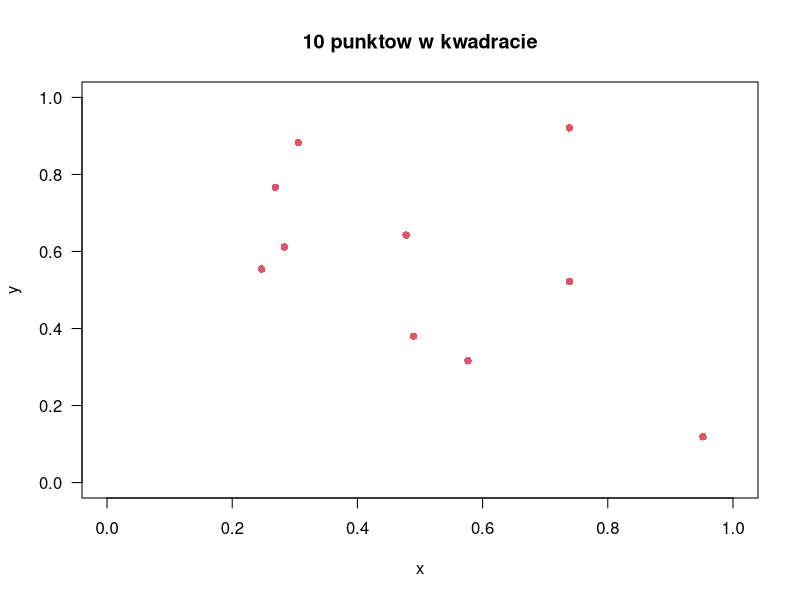

R code for this plot: (Note: this script raises an error after producing the figure.)
kwadrat=function(n,k=1,m=1){
  x=runif(n,0,1)
  y=runif(n,0,1)
  tytul=paste(n,"punktow w kwadracie")
  plot(x,y,xlim=c(0,1),ylim=c(0,1),las=1,main=tytul,pch=k,col=m)
}

kwadrat(10,16,2)

fun2=function(x){
  y=numeric()
  if(x>=0) y=x^2
  else y=-x
  return (y)
}

fun2(-5)
fun2(5)
arg=seq(-5,5,0.1)
fun2(arg)

wart=sapply(arg,fun2)
wart

plot(arg,wart,las=1,type='l',lwd=2)

Fib=function(n)
{
  u=numeric()
  u[1]=1
  u[2]=1
  for(i in c(3:n)){
    u[i]=u[i-1]+u[i-2]
  }
  return (u)
}

v=Fib(10)
sum(v)


v1=c(1,1,2,3,4,5,5,6)
v2=c(1,1,2,2)
v3=c(10)


intersect(v1,v2)
intersect(v2,v3)

print(paste("wektor=",c(1,2,3)))
cat("wektor=",c(1,2,3))
cat("wektor=",c(1,2,3),"abcd")

set.seed(14)

Lotto=function(kupon){
los=sample(c(1:49),6,replace =F)
traf=length(intersect(kupon,los))
cat("Twoje liczby: ",sort(kupon),"\n")
cat(" Losowanie: ",sort(los),"\n")
cat(" Ilosc trafionych: ",traf,"\n")
}

Lotto(c(5,7,10,20,30,41))

dane=rnorm(50,mean=1000,sd=100)
dane
range(dane)
h=hist(dane,xlim=c(700,1300),las=1,freq = T)
str(h)
mean(dane)
lines(dane,rep(0,length(dane)),type="p",pch=16,cex=1)

weighted.mean(h$mids,h$counts)
mean(dane)
abline(v=mean(dane),col=2,lwd=2)

jedn=runif(60,min=50,max=100)
jedn
range(jedn)

h2=hist(jedn,las=1,xlim=c(40,110),ylim=c(0,16))

points(jedn,rep(0,length(jedn)),pch=16,cex=0.8)

text(h2$mids,h2$counts+1,labels=h2$counts,cex=0.8)
str(h2)


#Histogramy chi-kwadrat
chi=rchisq(100,df=10)
  chi
range(chi)  

h3=hist(chi,freq=F,breaks=15,las=1,xlim=c(0,30),ylim=c(0,0.15))
points(chi,rep(0,length(chi)),pch=16,cex=1)
x=seq(0,25,0.1)
y=dchisq(x,df=10)
lines(x,y,type="l",col=2,lwd=2)
abline(v=mean(chi),col=2)

abline(v=median(chi),col=3)


#dystrybuanta empiryczna
chi=rchisq(100,df=10)
chi
sort(chi)
plot(ecdf(chi),las=1,ylim=c(0,1.1),xlim=c(0,20))

x=seq(0,25,0.1)
y=pchisq(x,df=10)
lines(x,y,col=2,lwd=2)


chi2=rchisq(15,df=10)
plot(ecdf(chi2),las=1,ylim=c(0,1.1))
x1=seq(0,30,0.1)
y1=pchisq(x1,df=10)
lines(x1,y1,col=2,lwd=2)


k1=rchisq(20,df=5)
k2=rchisq(20,df=5)
k3=rchisq(20,df=10)
plot(ecdf(k1),las=1,ylim=c(0,1.1))
lines(ecdf(k2),col=2)
lines(ecdf(k3),col=3)


proba=rchisq(14,df=10)
proba
plot(ecdf(proba),las=1)
sort(proba)
abline(h=0.27,col=2,lwd=2)
quantile(proba,0.27)

ctg<-function(n,m){
  sum=numeric()
  los=runif(m,min=0,max=1)
  sum[1]=sum(los)
  tytul="Suma X1+X2+..."
  plot(c(1:m),sumsum(los),type="l",main=tytul,ylim=c(0,200),las=1,cex.axis=0.75)
  if(n>1){
    for(i in c(2:n)){
      los=runif(m,0,1)
      sum[i]=sum(los)
      lines(c(1:m),cumsum(los),type="l")
    }
  }
  return(sum)
}